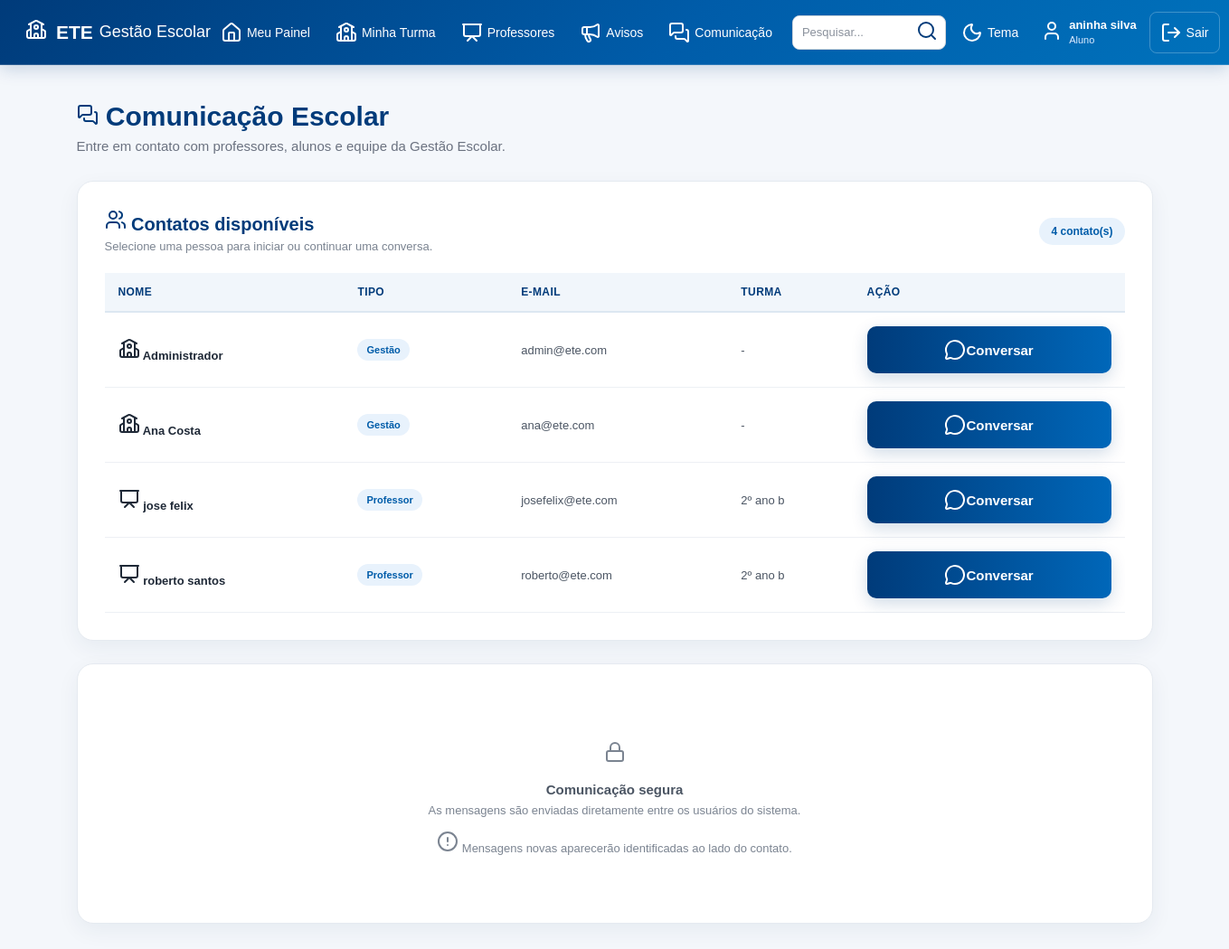
The app's page /comunicacao (signed in), older data.
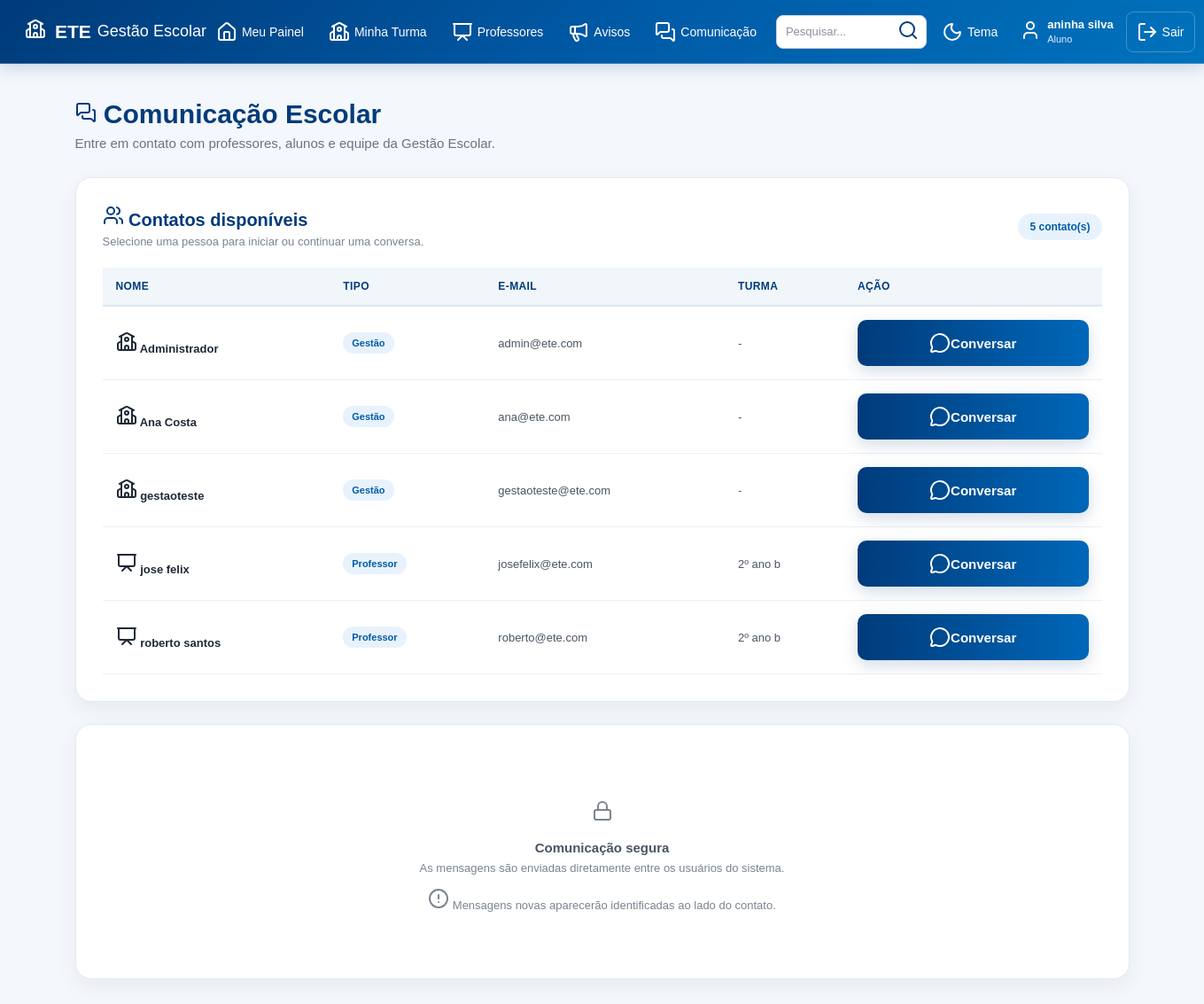
The same page, newer data.
### tables this page shows
CREATE TABLE usuarios (

            id INTEGER PRIMARY KEY AUTOINCREMENT,

            nome TEXT NOT NULL,

            email TEXT NOT NULL,

            tipo TEXT NOT NULL,

            telefone TEXT,

            turma TEXT

        , senha TEXT, primeiro_acesso INTEGER DEFAULT 0);

### app.py (the view, shortened to what this page needs)
@app.route("/comunicacao")
def comunicacao():
    acesso = exigir_login()
    if acesso:
        return acesso
    conexao = conectar()
    try:
        usuario_id = session["usuario_id"]
        usuario_tipo = session["usuario_tipo"]
        contatos = []
        if usuario_tipo == "aluno":
            aluno = conexao.execute(
                """
                SELECT turma
                FROM usuarios
                WHERE id = ?
                AND tipo = 'aluno'
                """,
                (usuario_id,)
            ).fetchone()
            if aluno and aluno["turma"]:
                contatos = conexao.execute(
                    """
                    SELECT
                        id,
                        nome,
                        email,
                        tipo,
                        turma
                    FROM usuarios
                    WHERE id != ?
                    AND
                    (
                        tipo = 'gestao'
                        OR
                        (
                            tipo = 'professor'
                            AND turma = ?
                        )
                    )
                    ORDER BY
                        CASE
                            WHEN tipo = 'gestao' THEN 1
                            WHEN tipo = 'professor' THEN 2
                            ELSE 3
                        END,
                        nome
                    """,
                    (
                        usuario_id,
                        aluno["turma"]
                    )
                ).fetchall()
        contatos_com_mensagens = []
        for contato in contatos:
            nao_lidas = conexao.execute(
                """
                SELECT COUNT(*)
                FROM mensagens
                WHERE remetente_id = ?
                AND destinatario_id = ?
                AND lida = 0
                """,
                (
                    contato["id"],
                    usuario_id
                )
            ).fetchone()[0]
            contato_dict = dict(contato)
            contato_dict["nao_lidas"] = nao_lidas
            contatos_com_mensagens.append(
                contato_dict
            )
    finally:
        conexao.close()
    return render_template(
        "comunicacao.html",
        contatos=contatos_com_mensagens,
        usuario_nome=session["usuario_nome"],
        usuario_tipo=session["usuario_tipo"]
    )

### app.py (called while the page is built, shortened)
def usuario_logado():
    return "usuario_id" in session

def exigir_login():
    return None

def buscar_usuario_atual():
    if not usuario_logado():
        return None
    conexao = conectar()
    try:
        usuario = conexao.execute(
            """
            SELECT *
            FROM usuarios
            WHERE id = ?
            """,
            (session["usuario_id"],)
        ).fetchone()
        return usuario
    finally:
        conexao.close()

@app.before_request
def protecao_global():
    rotas_publicas = {
        "inicio",
        "static"
    }
    if request.endpoint in rotas_publicas:
        return None
    if not usuario_logado():
        return None
    usuario = buscar_usuario_atual()
    session["usuario_nome"] = usuario["nome"]
    session["usuario_email"] = usuario["email"]
    session["usuario_tipo"] = usuario["tipo"]
    if (
        usuario["primeiro_acesso"] == 1
        and request.endpoint not in {
            "trocar_senha",
            "logout",
            "static"
        }
    ):
        return redirect(
            url_for("trocar_senha")
        )
    return None

### banco.py (called while the page is built)
def conectar():
    conexao = sqlite3.connect("gestao_escolar.db")
    conexao.row_factory = sqlite3.Row
    return conexao

### templates/comunicacao.html (shortened to what this page needs)
<!DOCTYPE html>
<html lang="pt-BR">
<head>
    <link
        rel="stylesheet"
        href="{{ url_for('static', filename='style.css') }}"
    >
</head>
<body>
{% include "menu.html" %}
<main class="dashboard">
    <div class="dashboard-title">
        <h2>
            <i data-lucide="messages-square"></i>
            Comunicação Escolar
        </h2>
        <p>
            Entre em contato com professores,
            alunos e equipe da Gestão Escolar.
        </p>
    </div>
    <section class="content-card">
        <div class="section-header">
            <div>
                <h3>
                    <i data-lucide="users"></i>
                    Contatos disponíveis
                </h3>
                <p>
                    Selecione uma pessoa para iniciar
                    ou continuar uma conversa.
                </p>
            </div>
            <span class="total-badge">
                {{ contatos|length }} contato(s)
            </span>
        </div>
        {% if contatos %}
            <div class="table-container">
                <table>
                    <thead>
                        <tr>
                            <th>
                                Nome
                            </th>
                            <th>
                                Tipo
                            </th>
                            <th>
                                E-mail
                            </th>
                            <th>
                                Turma
                            </th>
                            <th>
                                Ação
                            </th>
                        </tr>
                    </thead>
                    <tbody>
                        {% for contato in contatos %}
                        <tr>
                            <td>
                                <strong>
                                    {% if contato['tipo'] == 'professor' %}
                                        <i data-lucide="presentation"></i>
                                    {% elif contato['tipo'] == 'aluno' %}
                                        <i data-lucide="graduation-cap"></i>
                                    {% elif contato['tipo'] == 'gestao' %}
                                        <i data-lucide="school"></i>
                                    {% else %}
                                        <i data-lucide="user"></i>
                                    {% endif %}
                                    {{ contato['nome'] }}
                                </strong>
                            </td>
                            <td>
                                <span class="badge">
                                    {% if contato['tipo'] == 'professor' %}
                                        Professor
                                    {% elif contato['tipo'] == 'aluno' %}
                                        Aluno
                                    {% elif contato['tipo'] == 'gestao' %}
                                        Gestão
                                    {% else %}
                                        {{ contato['tipo'] }}
                                    {% endif %}
                                </span>
                            </td>
                            <td>
                                {{ contato['email'] }}
                            </td>
                            <td>
                                {{ contato['turma'] or '-' }}
                            </td>
                            <td>
                                <a
                                    href="{{ url_for('conversa', contato_id=contato['id']) }}"
                                    class="btn-login"
                                >
                                    <i data-lucide="message-circle"></i>
                                    Conversar
                                </a>
                            </td>
                        </tr>
                        {% endfor %}
                    </tbody>
                </table>
            </div>
        {% endif %}
    </section>
    <section class="content-card">
        <div class="empty-message">
            <div class="empty-icon">
                <i data-lucide="lock"></i>
            </div>
            <strong>
                Comunicação segura
            </strong>
            <span>
                As mensagens são enviadas diretamente
                entre os usuários do sistema.
                <br><br>
                <i data-lucide="circle-alert"></i>
                Mensagens novas aparecerão
                identificadas ao lado do contato.
            </span>
        </div>
    </section>
</main>
</body>
</html>

### templates/menu.html (shortened to what this page needs)
<!DOCTYPE html>
<html lang="pt-BR">
<head>
<link
    rel="stylesheet"
    href="{{ url_for('static', filename='style.css') }}"
>
</head>
<body>
<header class="topo">
    <div class="topo-logo">
        <span class="logo-icone">
            <i data-lucide="school"></i>
        </span>
        <div class="logo-texto">
            <strong>ETE</strong>
            <span>Gestão Escolar</span>
        </div>
    </div>
    <nav class="menu-principal">
        {% if usuario_tipo == "aluno" %}
            <a
                href="{{ url_for('aluno') }}"
                class="menu-item"
            >
                <i data-lucide="house"></i>
                <span>Meu Painel</span>
            </a>
            <a
                href="{{ url_for('aluno_turma') }}"
                class="menu-item"
            >
                <i data-lucide="school"></i>
                <span>Minha Turma</span>
            </a>
            <a
                href="{{ url_for('aluno_professores') }}"
                class="menu-item"
            >
                <i data-lucide="presentation"></i>
                <span>Professores</span>
            </a>
            <a
                href="{{ url_for('aluno_avisos') }}"
                class="menu-item"
            >
                <i data-lucide="megaphone"></i>
                <span>Avisos</span>
            </a>
            <a
                href="{{ url_for('comunicacao') }}"
                class="menu-item"
            >
                <i data-lucide="messages-square"></i>
                <span>Comunicação</span>
            </a>
        {% endif %}
        <div class="menu-pesquisa">
            <input
                type="text"
                name="pesquisa"
                placeholder="Pesquisar..."
                aria-label="Pesquisar no sistema"
            >
            <button
                type="button"
                title="Pesquisa"
            >
                <i data-lucide="search"></i>
            </button>
        </div>
        <button
            type="button"
            class="menu-botao"
            title="Alterar tema"
        >
            <i data-lucide="moon"></i>
            <span>Tema</span>
        </button>
        <a
            href="{{ url_for('perfil') }}"
            class="menu-usuario"
        >
            <span class="usuario-icone">
                <i data-lucide="user"></i>
            </span>
            <span class="usuario-info">
                <strong>
                    {{ usuario_nome }}
                </strong>
                <small>
                    {{ usuario_tipo|capitalize }}
                </small>
            </span>
        </a>
        <a
            href="{{ url_for('logout') }}"
            class="menu-sair"
        >
            <i data-lucide="log-out"></i>
            <span>Sair</span>
        </a>
    </nav>
</header>
</body>
</html>

Row changes from the older to the newer data that the page shows:
added usuarios: tipo "gestao" (drawn), nome "gestaoteste", email "gestaoteste@ete.com", turma "-"
Text that changed along with them:
{{ contatos|length }}: "4" → "5"
